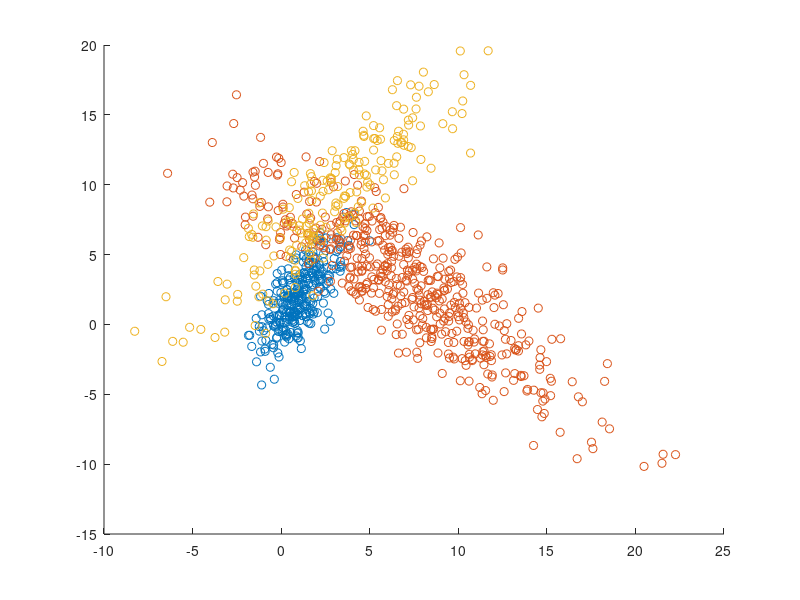

MATLAB code to generate this figure:
%%author:xinxliu<mailto:xinxinliux@gmail.com>

%%initilize the dataset
close all;
alpha1 = 0.3;
alpha2 = 0.5;
alpha3 = 0.2;
mu1 = [1,2];
mu2 = [7,3];
mu3 = [3,9];
sigma1 = [1,0.5;0.5,2];
sigma2 = [-2.5 4;4 -2];
sigma3 = [3 2;2 4];

p1 = repmat(mu1,1000*alpha1,1) + randn(1000*alpha1,2)*sigma1;
scatter(p1(:,1),p1(:,2));
hold on
p2 = repmat(mu2,1000*alpha2,1) + randn(1000*alpha2,2)*sigma2;
scatter(p2(:,1),p2(:,2));
hold on
p3 = repmat(mu3,1000*alpha3,1) + randn(1000*alpha3,2)*sigma3;
scatter(p3(:,1),p3(:,2));

%%initilize the paramaters






